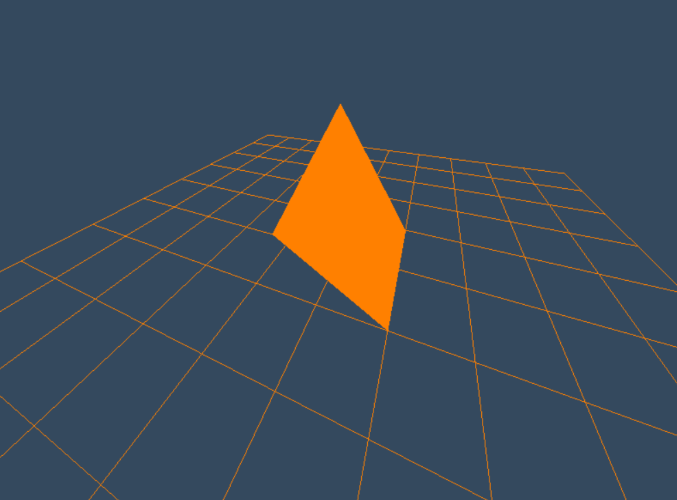
#> input picture LabCG/img/test.png, 677 x 500 px, found by its file name
$ python remove-bg.py
#> lines starting #> are read from the running program, lines starting #| are printed output that depends on the picture; after the words box and inside, x2 and y2 are one past the last pixel; in counts of white or black regions, pixels touching at a corner belong together
import cv2

# Load the image
img = cv2.imread('/Lab/LabCG/img/test.png')
#> img is the input picture: shape (500, 677, 3); mean B, G, R 88.3, 76.3, 64.3

# Convert the image to grayscale
gray = cv2.cvtColor(img, cv2.COLOR_BGR2GRAY)
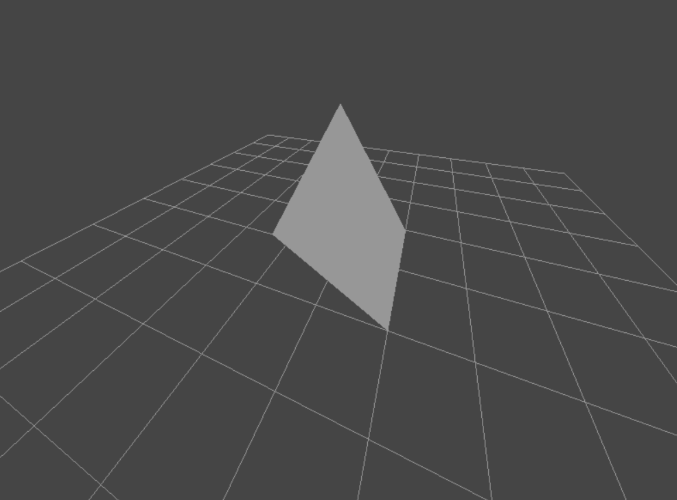
#> gray: shape (500, 677); min 69, max 151, mean 74

# Threshold the image to create a binary mask
_, mask = cv2.threshold(gray, 0, 255, cv2.THRESH_BINARY_INV+cv2.THRESH_OTSU)
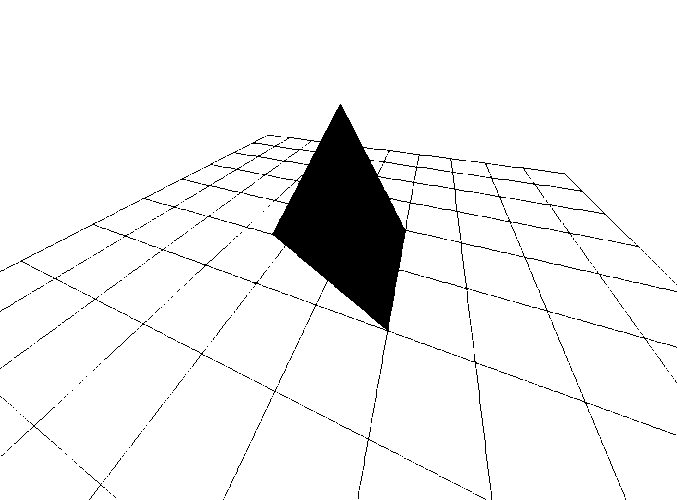
#> mask: shape (500, 677); 93.9% white; 551 black regions (506 under 20 px), largest, box (x1, y1, x2, y2) and area: (255, 104, 427, 374) 15694, (407, 153, 478, 240) 216, (512, 167, 633, 241) 202

# Apply the mask to the original image
result = cv2.bitwise_and(img, img, mask=mask)
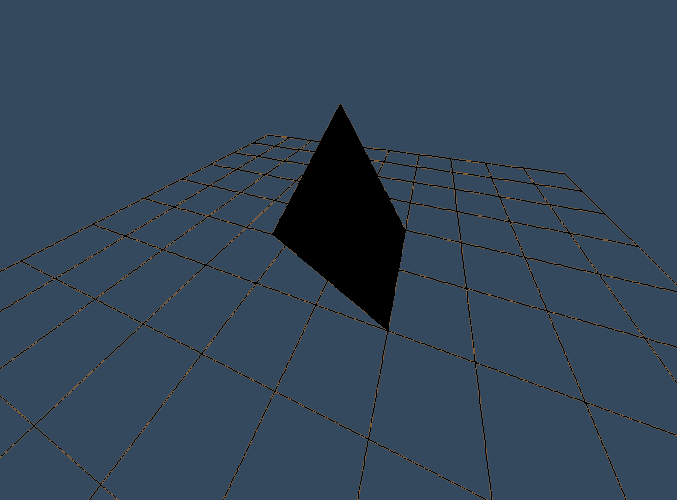
#> result: shape (500, 677, 3); mean B, G, R 87.7, 68.9, 50.2

# Save the resulting image
cv2.imwrite('/Lab/LabCG/img/testout.png', result)
